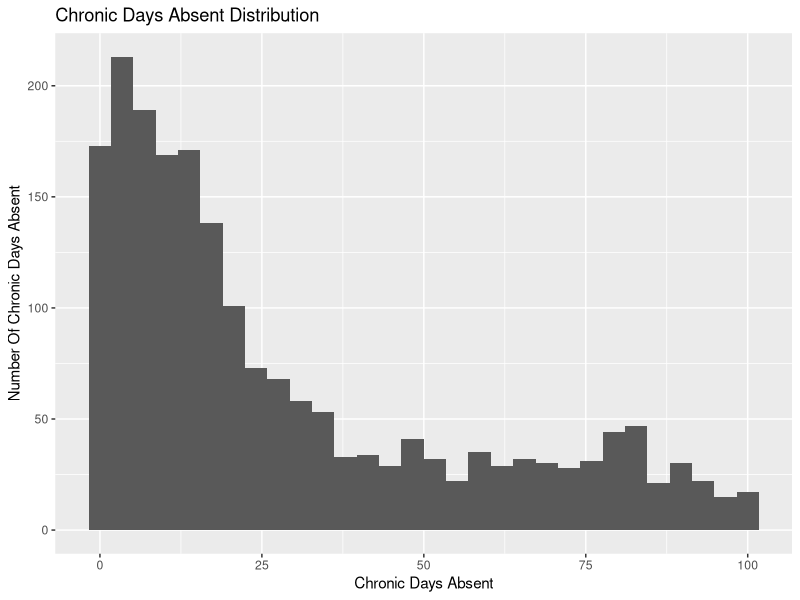
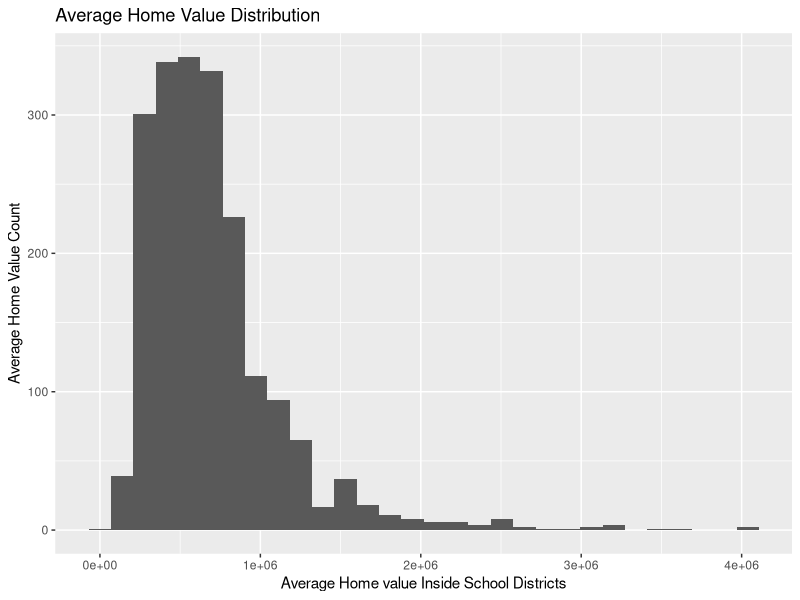
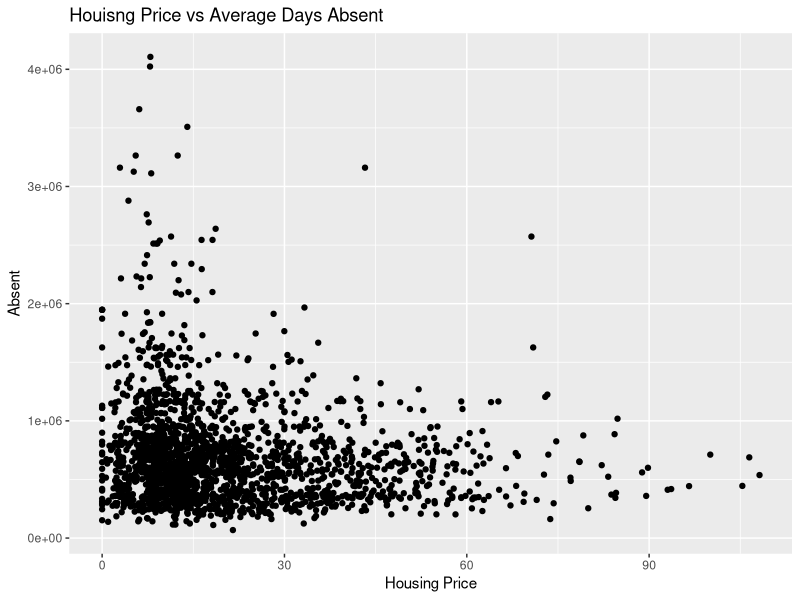
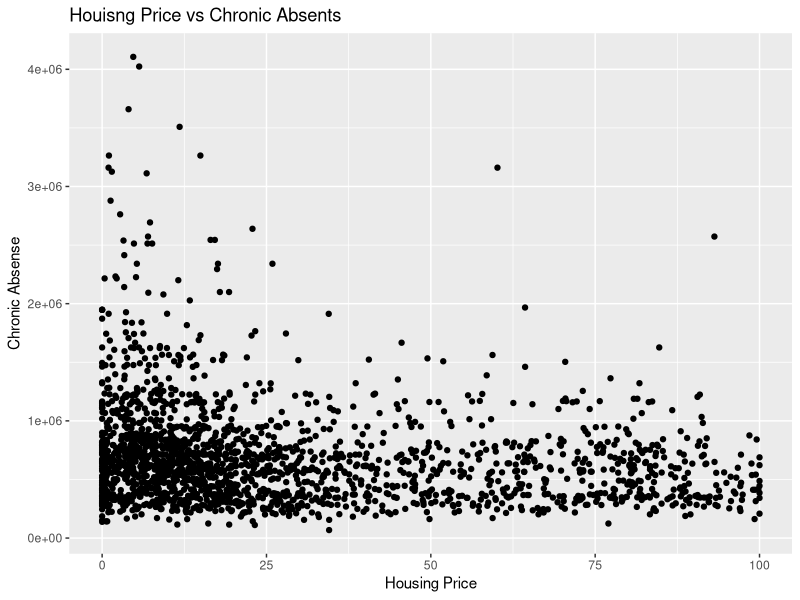
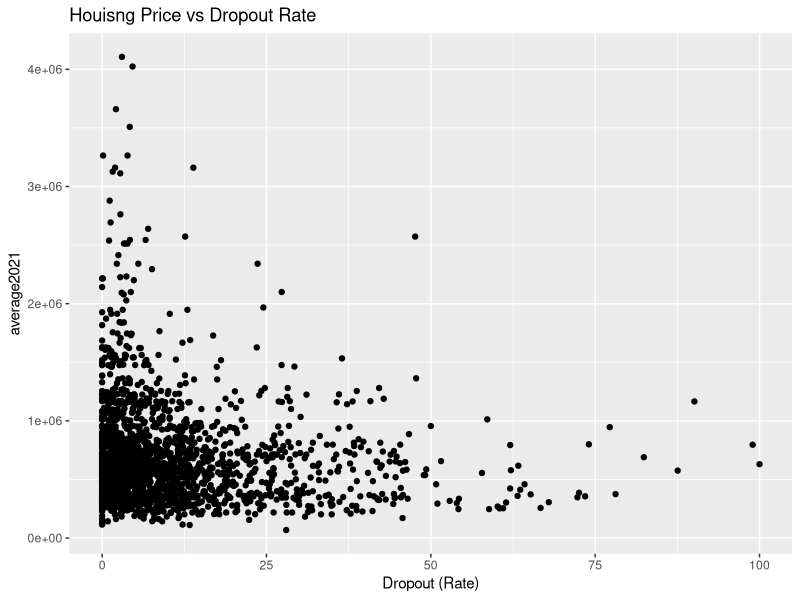
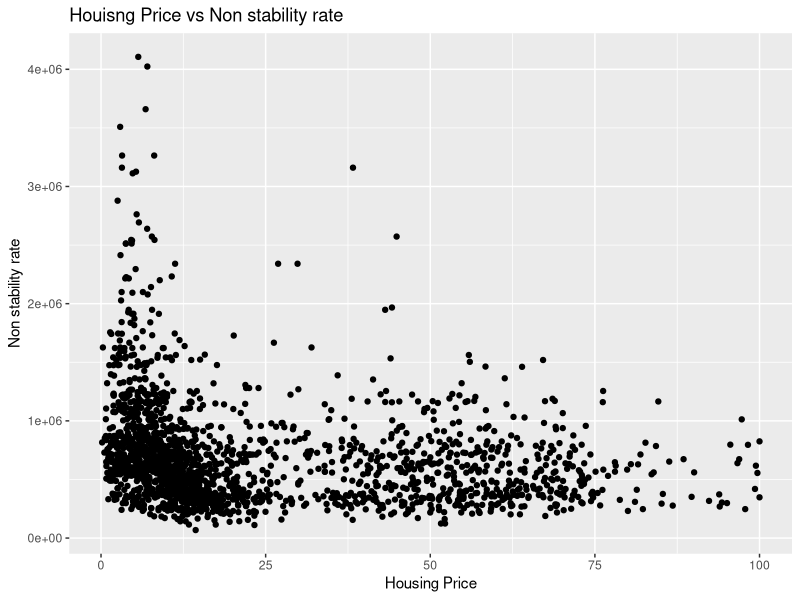
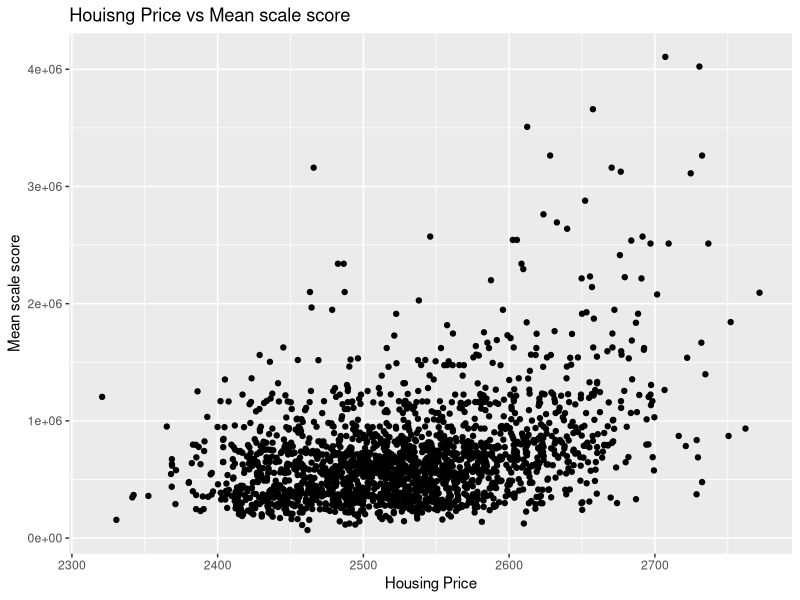
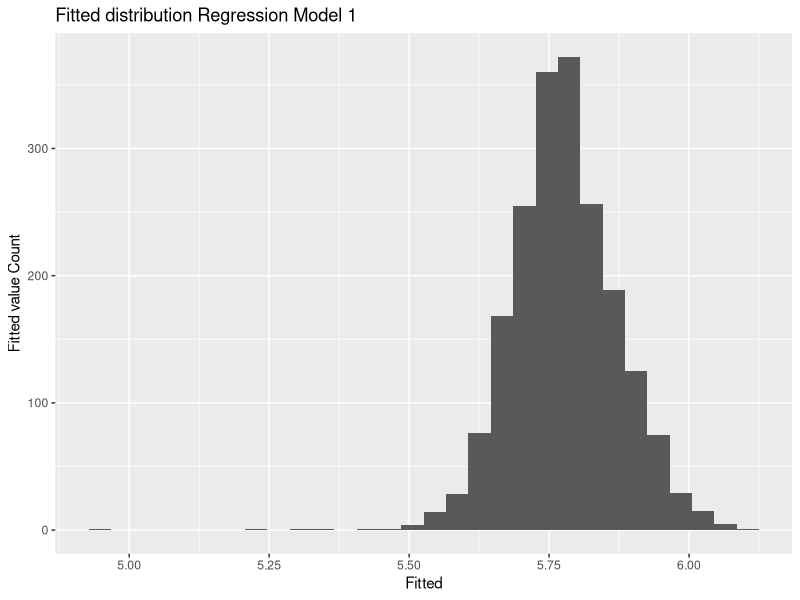

Here is the R script that generated these plots, in order:
## ---- chunk 1
knitr::opts_chunk$set(echo = FALSE)
## ---- chunk 2
library(tidyverse)
library(stringr)
library(knitr)
library(skimr)
library(broom)
library(readr)
library(car) 
## ---- chunk 3
data <- read_csv("data/data.csv")
glimpse(data)
## ---- chunk 4
ggplot(data, aes(x =ChronicAbsenteeismRate)) + geom_histogram() +
labs(x ="Chronic Days Absent",
y = "Number Of Chronic Days Absent",
title = "Chronic Days Absent Distribution")

data %>%
  summarise(max = max(ChronicAbsenteeismRate),
            min = min(ChronicAbsenteeismRate),
            mean = mean(ChronicAbsenteeismRate),
            med = median(ChronicAbsenteeismRate),
            sd = sd(ChronicAbsenteeismRate))


ggplot(data, aes(x =average2021)) +
  geom_histogram() +
  labs(x ="Average Home value Inside School Districts",
       y = "Average Home Value Count", 
       title = "Average Home Value Distribution")
data %>%
  summarise(max = max(average2021),
            min = min(average2021),
            mean = mean(average2021),
            med = median(average2021),
            sd = sd(average2021))

ggplot(data, aes(y = average2021, x = `Average Days Absent`)) +
               geom_point() +
               labs(x="Housing Price",
               y="Absent", 
               title = "Houisng Price vs Average Days Absent")
ggplot(data, aes(y = average2021, x = ChronicAbsenteeismRate)) +
               geom_point() +
               labs(x="Housing Price",
               y="Chronic Absense", title = "Houisng Price vs Chronic Absents")
ggplot(data, aes(y = average2021, x = `Dropout (Rate)`)) +
               geom_point() +
               labs(title = "Houisng Price vs Dropout Rate")
ggplot(data, aes(y = average2021, x = `Non-Stability Rate (percent)`)) +
               geom_point() +
               labs(x="Housing Price",
               y="Non stability rate",title = "Houisng Price vs Non stability rate")
ggplot(data, aes(y = average2021, x = `Mean Scale Score`)) +
               geom_point() +
               labs(x="Housing Price",
               y="Mean scale score",title = "Houisng Price vs Mean scale score")
## ---- chunk 5
data <- data %>% 
  mutate(average2021= log10(average2021))
data <- data %>% 
  mutate(
    `Average Days Absent`= (`Average Days Absent` - mean(`Average Days Absent`)) / sd(`Average Days Absent`),
    ChronicAbsenteeismRate= (ChronicAbsenteeismRate - mean(ChronicAbsenteeismRate)) / sd(ChronicAbsenteeismRate),
    `Dropout (Rate)`= (`Dropout (Rate)` - mean(`Dropout (Rate)`)) / sd(`Dropout (Rate)`),
    `Non-Stability Rate (percent)`= (`Non-Stability Rate (percent)` - mean(`Non-Stability Rate (percent)`)) / sd(`Non-Stability Rate (percent)`),
    `Suspension Rate (Total)`= (`Suspension Rate (Total)` - mean(`Suspension Rate (Total)`)) / sd(`Suspension Rate (Total)`),
    `Mean Scale Score`= (`Mean Scale Score` - mean(`Mean Scale Score`)) / sd(`Mean Scale Score`),
)
## ---- chunk 6
reg_model <- lm(average2021 ~ `Average Days Absent`+ ChronicAbsenteeismRate+ `Dropout (Rate)`+ `Non-Stability Rate (percent)`+ `Suspension Rate (Total)`+ `Mean Scale Score`,  data = data)
  tidy(reg_model, conf.int = TRUE) %>% # output model
  kable(digits = 3) # format model output

reg_model2 <- lm(average2021 ~ `Average Days Absent`+ ChronicAbsenteeismRate+ `Dropout (Rate)`+ `Suspension Rate (Total)`+ `Mean Scale Score`,  data = data)
  tidy(reg_model2, conf.int = TRUE) %>% # output model
  kable(digits = 3) # format model output
  
reg_model3 <- lm(average2021 ~ `Average Days Absent`+ ChronicAbsenteeismRate+ `Dropout (Rate)`+ `Non-Stability Rate (percent)`+ `Mean Scale Score`,  data = data)
  tidy(reg_model3, conf.int = TRUE) %>% # output model
  kable(digits = 3) # format model output
  
## ---- chunk 7
ggplot(reg_model, aes(reg_model$fitted.values)) +
  geom_histogram() +
  labs(x = "Fitted",
       y = "Fitted value Count",
       title = "Fitted distribution Regression Model 1")

arm::binnedplot(reg_model$fitted.values ,reg_model$residuals, 
    xlab="Home Value", ylab="Average residual", 
    main="Home Value vs. Average residuals", col.int="gray")

ggplot(reg_model2, aes(reg_model2$fitted.values)) +
  geom_histogram() +
  labs(x = "Fitted",
       y = "Fitted value Count",
       title = "Fitted distribution Regression Model 2")

arm::binnedplot(reg_model2$fitted.values ,reg_model2$residuals, 
    xlab="Home Value", ylab="Average residual", 
    main="Home Value vs. Average residuals", col.int="gray")

ggplot(reg_model3, aes(reg_model3$fitted.values)) +
  geom_histogram() +
  labs(x = "Fitted",
       y = "Fitted value Count",
       title = "Fitted distribution Regression Model 3")
arm::binnedplot(reg_model3$fitted.values ,reg_model3$residuals, 
    xlab="Home Value", ylab="Average residual", 
    main="Home Value vs. Average residuals", col.int="gray")
## ---- chunk 8
anova(reg_model2, reg_model, test = "Chisq")
anova(reg_model3, reg_model, test = "Chisq")
summary(reg_model2)
vif(reg_model2)
## ---- chunk 9
print("average residual for the model is")
print(mean(reg_model2$residuals))
## ---- chunk 10
ggplot(reg_model2, aes(x = average2021, y = .resid))+
  geom_point() +
  geom_hline(yintercept = 0, color = 'blue') +
  labs(x = 'Housing Value', y = 'Residuals', title = 'Residuals vs Housing Price')
